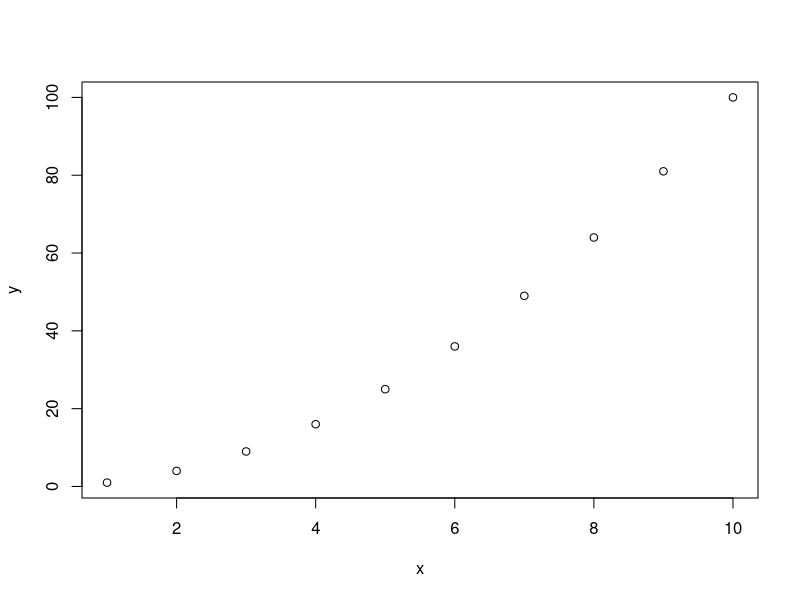
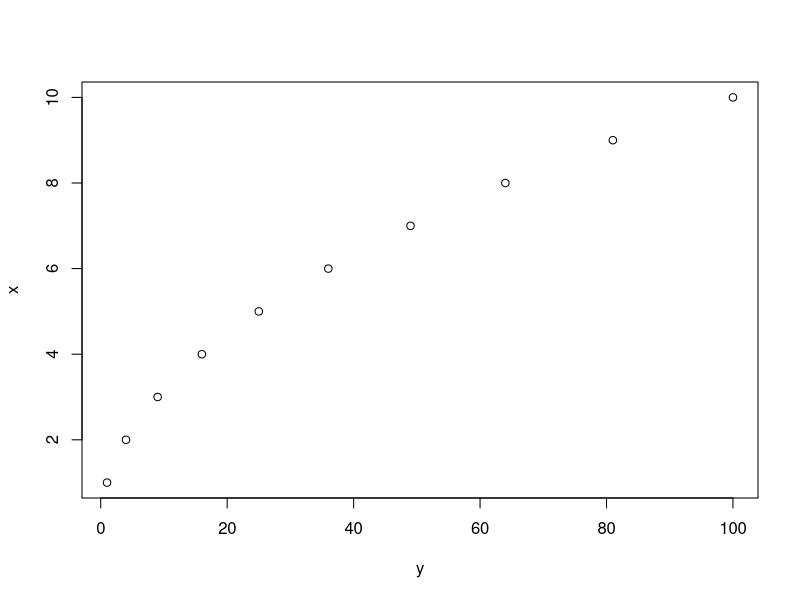

Reproduce these figures in R, in order.
## ---- chunk 1
knitr::opts_chunk$set(echo = TRUE)
## ---- chunk 2
x <- 1:10
y <- x^2
plot(x,y)
plot(y,x)
